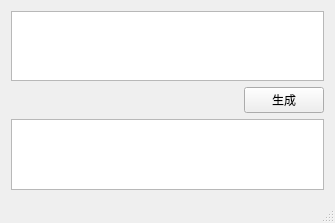
<?xml version="1.0" encoding="UTF-8"?>
<ui version="4.0">
 <class>MainWindow</class>
 <widget class="QMainWindow" name="MainWindow">
  <property name="geometry">
   <rect>
    <x>0</x>
    <y>0</y>
    <width>335</width>
    <height>223</height>
   </rect>
  </property>
  <property name="windowTitle">
   <string>MainWindow</string>
  </property>
  <widget class="QWidget" name="centralWidget">
   <layout class="QGridLayout" name="gridLayout">
    <item row="0" column="0" colspan="2">
     <widget class="QPlainTextEdit" name="plainTextEdit_getHz"/>
    </item>
    <item row="1" column="0">
     <spacer name="horizontalSpacer">
      <property name="orientation">
       <enum>Qt::Horizontal</enum>
      </property>
      <property name="sizeHint" stdset="0">
       <size>
        <width>228</width>
        <height>20</height>
       </size>
      </property>
     </spacer>
    </item>
    <item row="1" column="1">
     <widget class="QPushButton" name="pushButton_create">
      <property name="text">
       <string>生成</string>
      </property>
     </widget>
    </item>
    <item row="2" column="0" colspan="2">
     <widget class="QPlainTextEdit" name="plainTextEdit_putUnicode"/>
    </item>
   </layout>
  </widget>
  <widget class="QStatusBar" name="statusBar"/>
 </widget>
 <layoutdefault spacing="6" margin="11"/>
 <resources/>
 <connections/>
</ui>
